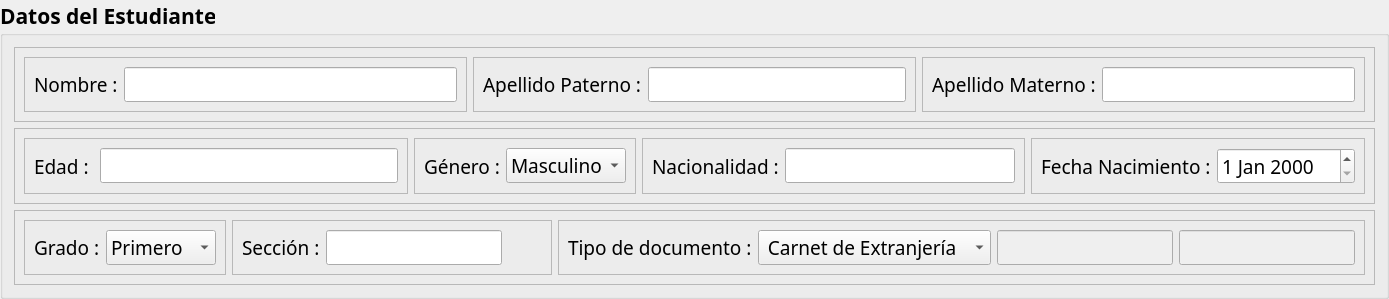
                 <widget class="QGroupBox" name="groupBox_6">
                  <property name="font">
                   <font>
                    <family>Agency FB</family>
                    <pointsize>16</pointsize>
                    <weight>75</weight>
                    <bold>true</bold>
                   </font>
                  </property>
                  <property name="title">
                   <string>Datos del Estudiante</string>
                  </property>
                  <layout class="QVBoxLayout" name="verticalLayout_5">
                   <item>
                    <widget class="QFrame" name="frame_20">
                     <property name="frameShape">
                      <enum>QFrame::StyledPanel</enum>
                     </property>
                     <property name="frameShadow">
                      <enum>QFrame::Raised</enum>
                     </property>
                     <layout class="QHBoxLayout" name="horizontalLayout_21">
                      <item>
                       <widget class="QFrame" name="frame_21">
                        <property name="frameShape">
                         <enum>QFrame::StyledPanel</enum>
                        </property>
                        <property name="frameShadow">
                         <enum>QFrame::Raised</enum>
                        </property>
                        <layout class="QHBoxLayout" name="horizontalLayout_22">
                         <item>
                          <widget class="QLabel" name="label_63">
                           <property name="font">
                            <font>
                             <family>Agency FB</family>
                             <pointsize>14</pointsize>
                             <weight>50</weight>
                             <bold>false</bold>
                            </font>
                           </property>
                           <property name="text">
                            <string>Nombre :</string>
                           </property>
                          </widget>
                         </item>
                         <item>
                          <widget class="QLineEdit" name="txtAlumno">
                           <property name="font">
                            <font>
                             <family>Agency FB</family>
                             <pointsize>14</pointsize>
                             <weight>50</weight>
                             <bold>false</bold>
                            </font>
                           </property>
                           <property name="alignment">
                            <set>Qt::AlignCenter</set>
                           </property>
                          </widget>
                         </item>
                        </layout>
                       </widget>
                      </item>
                      <item>
                       <widget class="QFrame" name="frame_22">
                        <property name="frameShape">
                         <enum>QFrame::StyledPanel</enum>
                        </property>
                        <property name="frameShadow">
                         <enum>QFrame::Raised</enum>
                        </property>
                        <layout class="QHBoxLayout" name="horizontalLayout_27">
                         <item>
                          <widget class="QLabel" name="label_64">
                           <property name="font">
                            <font>
                             <family>Agency FB</family>
                             <pointsize>14</pointsize>
                             <weight>50</weight>
                             <bold>false</bold>
                            </font>
                           </property>
                           <property name="text">
                            <string>Apellido Paterno :</string>
                           </property>
                          </widget>
                         </item>
                         <item>
                          <widget class="QLineEdit" name="txtApellidoP">
                           <property name="font">
                            <font>
                             <family>Agency FB</family>
                             <pointsize>14</pointsize>
                             <weight>50</weight>
                             <bold>false</bold>
                            </font>
                           </property>
                           <property name="alignment">
                            <set>Qt::AlignCenter</set>
                           </property>
                          </widget>
                         </item>
                        </layout>
                       </widget>
                      </item>
                      <item>
                       <widget class="QFrame" name="frame_27">
                        <property name="frameShape">
                         <enum>QFrame::StyledPanel</enum>
                        </property>
                        <property name="frameShadow">
                         <enum>QFrame::Raised</enum>
                        </property>
                        <layout class="QHBoxLayout" name="horizontalLayout_28">
                         <item>
                          <widget class="QLabel" name="label_65">
                           <property name="font">
                            <font>
                             <family>Agency FB</family>
                             <pointsize>14</pointsize>
                             <weight>50</weight>
                             <bold>false</bold>
                            </font>
                           </property>
                           <property name="text">
                            <string>Apellido Materno :</string>
                           </property>
                          </widget>
                         </item>
                         <item>
                          <widget class="QLineEdit" name="txtApellidoM">
                           <property name="font">
                            <font>
                             <family>Agency FB</family>
                             <pointsize>14</pointsize>
                             <weight>50</weight>
                             <bold>false</bold>
                            </font>
                           </property>
                           <property name="alignment">
                            <set>Qt::AlignCenter</set>
                           </property>
                          </widget>
                         </item>
                        </layout>
                       </widget>
                      </item>
                     </layout>
                    </widget>
                   </item>
                   <item>
                    <widget class="QFrame" name="frame_31">
                     <property name="frameShape">
                      <enum>QFrame::StyledPanel</enum>
                     </property>
                     <property name="frameShadow">
                      <enum>QFrame::Raised</enum>
                     </property>
                     <layout class="QHBoxLayout" name="horizontalLayout_41">
                      <item>
                       <widget class="QFrame" name="frame_32">
                        <property name="frameShape">
                         <enum>QFrame::StyledPanel</enum>
                        </property>
                        <property name="frameShadow">
                         <enum>QFrame::Raised</enum>
                        </property>
                        <layout class="QHBoxLayout" name="horizontalLayout_42">
                         <item>
                          <widget class="QLabel" name="label_70">
                           <property name="font">
                            <font>
                             <family>Agency FB</family>
                             <pointsize>14</pointsize>
                             <weight>50</weight>
                             <bold>false</bold>
                            </font>
                           </property>
                           <property name="text">
                            <string>Edad : </string>
                           </property>
                          </widget>
                         </item>
                         <item>
                          <widget class="QLineEdit" name="txtEdad">
                           <property name="font">
                            <font>
                             <family>Agency FB</family>
                             <pointsize>14</pointsize>
                             <weight>50</weight>
                             <bold>false</bold>
                            </font>
                           </property>
                           <property name="alignment">
                            <set>Qt::AlignCenter</set>
                           </property>
                          </widget>
                         </item>
                        </layout>
                       </widget>
                      </item>
                      <item>
                       <widget class="QFrame" name="frame_33">
                        <property name="font">
                         <font>
                          <family>Agency FB</family>
                          <pointsize>13</pointsize>
                         </font>
                        </property>
                        <property name="frameShape">
                         <enum>QFrame::StyledPanel</enum>
                        </property>
                        <property name="frameShadow">
                         <enum>QFrame::Raised</enum>
                        </property>
                        <layout class="QHBoxLayout" name="horizontalLayout_43">
                         <item>
                          <widget class="QLabel" name="label_112">
                           <property name="font">
                            <font>
                             <pointsize>14</pointsize>
                             <weight>50</weight>
                             <bold>false</bold>
                            </font>
                           </property>
                           <property name="text">
                            <string>Género :</string>
                           </property>
                          </widget>
                         </item>
                         <item>
                          <widget class="QComboBox" name="cboGenero">
                           <property name="font">
                            <font>
                             <pointsize>14</pointsize>
                             <weight>50</weight>
                             <bold>false</bold>
                            </font>
                           </property>
                           <item>
                            <property name="text">
                             <string>Masculino</string>
                            </property>
                           </item>
                           <item>
                            <property name="text">
                             <string>Femenino</string>
                            </property>
                           </item>
                          </widget>
                         </item>
                        </layout>
                       </widget>
                      </item>
                      <item>
                       <widget class="QFrame" name="frame_79">
                        <property name="frameShape">
                         <enum>QFrame::StyledPanel</enum>
                        </property>
                        <property name="frameShadow">
                         <enum>QFrame::Raised</enum>
                        </property>
                        <layout class="QHBoxLayout" name="horizontalLayout_81">
                         <item>
                          <widget class="QLabel" name="label_113">
                           <property name="font">
                            <font>
                             <family>Agency FB</family>
                             <pointsize>14</pointsize>
                             <weight>50</weight>
                             <bold>false</bold>
                            </font>
                           </property>
                           <property name="text">
                            <string>Nacionalidad :</string>
                           </property>
                          </widget>
                         </item>
                         <item>
                          <widget class="QLineEdit" name="txtNacionalidad">
                           <property name="font">
                            <font>
                             <family>Agency FB</family>
                             <pointsize>14</pointsize>
                             <weight>50</weight>
                             <bold>false</bold>
                            </font>
                           </property>
                           <property name="alignment">
                            <set>Qt::AlignCenter</set>
                           </property>
                          </widget>
                         </item>
                        </layout>
                       </widget>
                      </item>
                      <item>
                       <widget class="QFrame" name="frame_80">
                        <property name="font">
                         <font>
                          <family>Agency FB</family>
                          <pointsize>13</pointsize>
                         </font>
                        </property>
                        <property name="frameShape">
                         <enum>QFrame::StyledPanel</enum>
                        </property>
                        <property name="frameShadow">
                         <enum>QFrame::Raised</enum>
                        </property>
                        <layout class="QHBoxLayout" name="horizontalLayout_82">
                         <item>
                          <widget class="QLabel" name="label_114">
                           <property name="font">
                            <font>
                             <pointsize>14</pointsize>
                             <weight>50</weight>
                             <bold>false</bold>
                            </font>
                           </property>
                           <property name="text">
                            <string>Fecha Nacimiento :</string>
                           </property>
                          </widget>
                         </item>
                         <item>
                          <widget class="QDateEdit" name="FechaNacimiento">
                           <property name="font">
                            <font>
                             <pointsize>14</pointsize>
                             <weight>50</weight>
                             <bold>false</bold>
                            </font>
                           </property>
                          </widget>
                         </item>
                        </layout>
                       </widget>
                      </item>
                     </layout>
                    </widget>
                   </item>
                   <item>
                    <widget class="QFrame" name="frame_28">
                     <property name="frameShape">
                      <enum>QFrame::StyledPanel</enum>
                     </property>
                     <property name="frameShadow">
                      <enum>QFrame::Raised</enum>
                     </property>
                     <layout class="QHBoxLayout" name="horizontalLayout_29">
                      <item>
                       <widget class="QFrame" name="frame_30">
                        <property name="font">
                         <font>
                          <family>Agency FB</family>
                         </font>
                        </property>
                        <property name="frameShape">
                         <enum>QFrame::StyledPanel</enum>
                        </property>
                        <property name="frameShadow">
                         <enum>QFrame::Raised</enum>
                        </property>
                        <layout class="QHBoxLayout" name="horizontalLayout_31">
                         <item>
                          <widget class="QLabel" name="label_109">
                           <property name="font">
                            <font>
                             <pointsize>14</pointsize>
                             <weight>50</weight>
                             <bold>false</bold>
                            </font>
                           </property>
                           <property name="text">
                            <string>Grado :</string>
                           </property>
                          </widget>
                         </item>
                         <item>
                          <widget class="QComboBox" name="cboGrado">
                           <property name="font">
                            <font>
                             <family>Agency FB</family>
                             <pointsize>14</pointsize>
                             <weight>50</weight>
                             <bold>false</bold>
                            </font>
                           </property>
                           <item>
                            <property name="text">
                             <string>Primero</string>
                            </property>
                           </item>
                           <item>
                            <property name="text">
                             <string>Segundo</string>
                            </property>
                           </item>
                           <item>
                            <property name="text">
                             <string>Tercero</string>
                            </property>
                           </item>
                           <item>
                            <property name="text">
                             <string>Cuarto</string>
                            </property>
                           </item>
                           <item>
                            <property name="text">
                             <string>Quinto</string>
                            </property>
                           </item>
                           <item>
                            <property name="text">
                             <string>Sexto</string>
                            </property>
                           </item>
                          </widget>
                         </item>
                        </layout>
                       </widget>
                      </item>
                      <item>
                       <widget class="QFrame" name="frame_29">
                        <property name="frameShape">
                         <enum>QFrame::StyledPanel</enum>
                        </property>
                        <property name="frameShadow">
                         <enum>QFrame::Raised</enum>
                        </property>
                        <layout class="QHBoxLayout" name="horizontalLayout_30">
                         <item>
                          <widget class="QLabel" name="label_66">
                           <property name="font">
                            <font>
                             <family>Agency FB</family>
                             <pointsize>14</pointsize>
                             <weight>50</weight>
                             <bold>false</bold>
                            </font>
                           </property>
                           <property name="text">
                            <string>Sección :</string>
                           </property>
                          </widget>
                         </item>
                         <item>
                          <widget class="QLineEdit" name="txtSeccion">
                           <property name="font">
                            <font>
                             <family>Agency FB</family>
                             <pointsize>14</pointsize>
                             <weight>50</weight>
                             <bold>false</bold>
                            </font>
                           </property>
                           <property name="alignment">
                            <set>Qt::AlignCenter</set>
                           </property>
                          </widget>
                         </item>
                         <item>
                          <spacer name="horizontalSpacer_2">
                           <property name="orientation">
                            <enum>Qt::Horizontal</enum>
                           </property>
                           <property name="sizeHint" stdset="0">
                            <size>
                             <width>40</width>
                             <height>20</height>
                            </size>
                           </property>
                          </spacer>
                         </item>
                        </layout>
                       </widget>
                      </item>
                      <item>
                       <widget class="QFrame" name="frame_36">
                        <property name="font">
                         <font>
                          <family>Agency FB</family>
                         </font>
                        </property>
                        <property name="frameShape">
                         <enum>QFrame::StyledPanel</enum>
                        </property>
                        <property name="frameShadow">
                         <enum>QFrame::Raised</enum>
                        </property>
                        <layout class="QGridLayout" name="gridLayout_2">
                         <item row="0" column="3">
                          <widget class="QLineEdit" name="txtCE">
                           <property name="enabled">
                            <bool>false</bool>
                           </property>
                           <property name="sizePolicy">
                            <sizepolicy hsizetype="Expanding" vsizetype="Fixed">
                             <horstretch>80</horstretch>
                             <verstretch>0</verstretch>
                            </sizepolicy>
                           </property>
                           <property name="font">
                            <font>
                             <pointsize>14</pointsize>
                             <weight>50</weight>
                             <bold>false</bold>
                            </font>
                           </property>
                          </widget>
                         </item>
                         <item row="0" column="1">
                          <widget class="QComboBox" name="cboTipoDocumen">
                           <property name="sizePolicy">
                            <sizepolicy hsizetype="Expanding" vsizetype="Fixed">
                             <horstretch>40</horstretch>
                             <verstretch>0</verstretch>
                            </sizepolicy>
                           </property>
                           <property name="font">
                            <font>
                             <family>Agency FB</family>
                             <pointsize>14</pointsize>
                             <weight>50</weight>
                             <bold>false</bold>
                            </font>
                           </property>
                           <item>
                            <property name="text">
                             <string> Carnet de Extranjería  </string>
                            </property>
                           </item>
                           <item>
                            <property name="text">
                             <string>DNI</string>
                            </property>
                           </item>
                          </widget>
                         </item>
                         <item row="0" column="0">
                          <widget class="QLabel" name="label_67">
                           <property name="font">
                            <font>
                             <family>Agency FB</family>
                             <pointsize>14</pointsize>
                             <weight>50</weight>
                             <bold>false</bold>
                            </font>
                           </property>
                           <property name="text">
                            <string>Tipo de documento :</string>
                           </property>
                          </widget>
                         </item>
                         <item row="0" column="2">
                          <widget class="QLineEdit" name="txtDNI">
                           <property name="enabled">
                            <bool>false</bool>
                           </property>
                           <property name="sizePolicy">
                            <sizepolicy hsizetype="Expanding" vsizetype="Fixed">
                             <horstretch>80</horstretch>
                             <verstretch>0</verstretch>
                            </sizepolicy>
                           </property>
                           <property name="font">
                            <font>
                             <pointsize>14</pointsize>
                             <weight>50</weight>
                             <bold>false</bold>
                            </font>
                           </property>
                          </widget>
                         </item>
                        </layout>
                       </widget>
                      </item>
                     </layout>
                    </widget>
                   </item>
                  </layout>
                 </widget>
